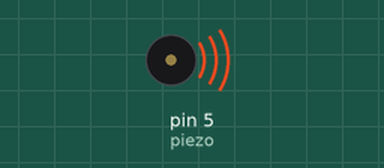
A sketch run on a simulated Arduino Uno, built with avr-gcc and run on an emulated ATmega328P. On the bench: buzzer (waves = sounding).

Above: at 0.05 s.
Timing chart, 0 to 3.0 s (numbered marks = the images above):
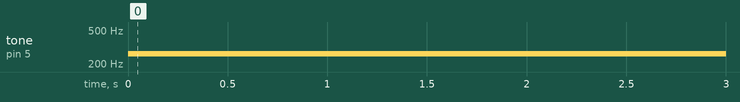

Measured:
- by itself, tone on pin 5 (piezo): silent → 262 Hz at 0.00 s

The sketch:

buzzer.ino
```cpp
int piezo = 5;

void setup() {
  pinMode(piezo, OUTPUT);
}

void loop() {
  tone(piezo, 262); //도
  delay(500);
  noTone(piezo);
}
```
